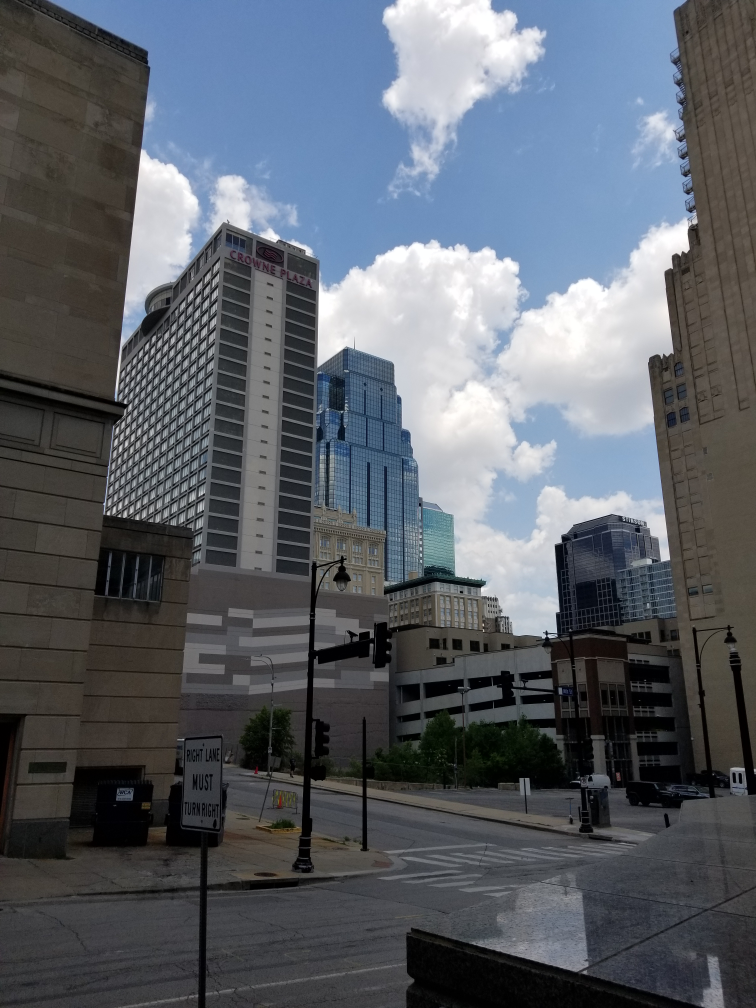
#> input picture images/skyline.jpg, 3024 x 4032 px, found by its file name (shown at 1/4 size)
$ python Filters.py
#> lines starting #> are read from the running program, lines starting #| are printed output that depends on the picture
#> in main, base_img is the input picture: shape (4032, 3024, 3); mean B, G, R 103.8, 96.1, 90.7
### code/Result.py
import cv2 as cv
import numpy as np
import math

def singleWindow(pics, height=800, width=800, imDim=(800,800), name="default", dtype="h"):
    imDim = imDim[::-1]
    cv.namedWindow(name, cv.WINDOW_NORMAL)
    cv.resizeWindow(name, height, width)
    if type(pics) == list:
        if dtype == "h":
            cv.imshow(name, np.hstack(pics))
        elif dtype == "v":
            cv.imshow(name, np.vstack(pics))
        elif dtype == "s":
            for i in range(len(pics)):
                pics[i] = cv.resize(pics[i],imDim,interpolation = cv.INTER_AREA)
            num_pics = len(pics)
            pics_sqrt = math.sqrt(num_pics)
            if int(pics_sqrt) == pics_sqrt:
                pics_sqrt = int(pics_sqrt)
                photo_square_arr = []
                for i in range(pics_sqrt):
                    photo_square_arr.append(np.hstack(pics[i*pics_sqrt:i*pics_sqrt+pics_sqrt]))
                photo_square = np.vstack(photo_square_arr)
                cv.imshow(name, photo_square)

            else:
                ValueError("Must use a perfect square number of pictures!")
    else:
        cv.imshow(name, pics)
    cv.waitKey(0)
    cv.destroyAllWindows()

# [16 lines left out: functions multiWindow, main, not called in this run]


# [2 lines that do not run on import are left out]

### code/Filters.py
from PIL import Image, ImageEnhance
import math
import cv2 as cv
import numpy as np
from scipy.interpolate import UnivariateSpline
import Result


# Creates a lookup table using spline interpolation
#
# INPUT
#
#    x: A list of base numbers. The numbers you wish to be turned into the y array
#
#    y: A list of adjusted numbers. The numbers you wish those in x array to be turned into.
#
# OUTPUT
#
#    LUT: A full lookup table from 0 to 255 built from spline inerpolation from x to y.
#
# [4 lines left out: function LookupTable, not called in this run]


def drawRegularPolygon(img, coords, size, sides, thickness, color, rotation, fill_type = "none"):

    coords[0] = round(coords[0])
    coords[1] = round(coords[1])


    img = img.copy()


    pts1 = np.empty([sides, 1], dtype = int)
    pts2 = np.empty([sides, 1], dtype = int)

    # [5 lines of commented-out code are left out]

    for i in range(len(pts1)):

        pts1[i] = round(math.cos((i+1)/sides*2*math.pi + rotation) * size) + coords[0]
        pts2[i] = round(math.sin((i+1)/sides*2*math.pi + rotation) * size) + coords[1]


    if fill_type == "center":
        pts1 = np.clip(pts1, 0, img.shape[1] * 2)
        pts2 = np.clip(pts2, 0, img.shape[0] * 2)

        pts = np.concatenate((pts1,pts2), axis=1)
        if coords[0] < 0 or coords[0] >= img.shape[1] or coords[1] < 0 or coords[1] >= img.shape[0]:
            color_tuple = (255,255,255)
        else:
            color_tuple = tuple([int(i) for i in img[coords[1]][coords[0]]])
        img = cv.fillPoly(img, pts=[pts], color=color_tuple)

    elif fill_type == "average":
        pts1 = np.clip(pts1, 0, img.shape[1])
        pts2 = np.clip(pts2, 0, img.shape[0])
        #pts = np.column_stack((pts1,pts2))
        pts = np.concatenate((pts1,pts2), axis=1)
        #print(pts)

        mask = np.zeros(img.shape[:2], np.uint8)
        mask = cv.drawContours(mask, [pts], -1, 255, -1)
        mean_color = cv.mean(img, mask=mask)
        img = cv.fillPoly(img, pts=[pts], color=mean_color)


    else:
        img = cv.polylines(img, [pts], True, color, thickness)

    return img


def drawRegularTessellation(img, size, thickness, color, shape):
#> called with size = 100, thickness = 5, color = (0, 0, 0), shape = 'hexagon'
    img = img.copy()
    shape = shape.lower()
    if shape == "triangle":
        sides = 3
        row_move_horz = size*math.sqrt(3)/2
        row_move_vert = size/2
        col_move_horz = -1 * size * math.sqrt(3)/2
        col_move_vert = size * 1.5
        row_rot = math.pi
        start_rot = 1/6*math.pi
    elif shape == "square":
        sides = 4
        row_move_horz = size/math.sqrt(2)*2
        row_move_vert = 0
        col_move_horz = 0
        col_move_vert = size/math.sqrt(2)*2
        row_rot = 0
        start_rot = .25*math.pi
    elif shape == "hexagon":
        sides = 6
        row_move_horz = size * 3
        row_move_vert = 0
        col_move_horz = 3*size/2
        col_move_vert = size/2*math.sqrt(3)
        row_rot = 0
        start_rot = 0
    else:
        ValueError("shape must be either triangle, square, or hexagon!")

    per_row = round(img.shape[1]/(row_move_horz) + 2)
#> per_row = 12
    per_col = round(img.shape[0]/(col_move_vert) + 2)
#> per_col = 49
    #per_col = 1

    print(per_row)
#| 12
    print(per_col)
#| 49

    coords = [0, 0]

    i = 0
    while coords[1] < img.shape[0]:
        j = 0
        while coords[0] < img.shape[1]:

            coords[1] = round((col_move_vert * i) + (row_move_vert * ((j+1)%2)))

            img = drawRegularPolygon(img, coords, size, sides, thickness, color, j%2 * row_rot + start_rot, "average")

            coords[0] += row_move_horz
            coords[0] = round(coords[0])

            j += 1


        coords[0] = round((i+1)%2 * col_move_horz)
        i += 1
#> this loop made 48 passes
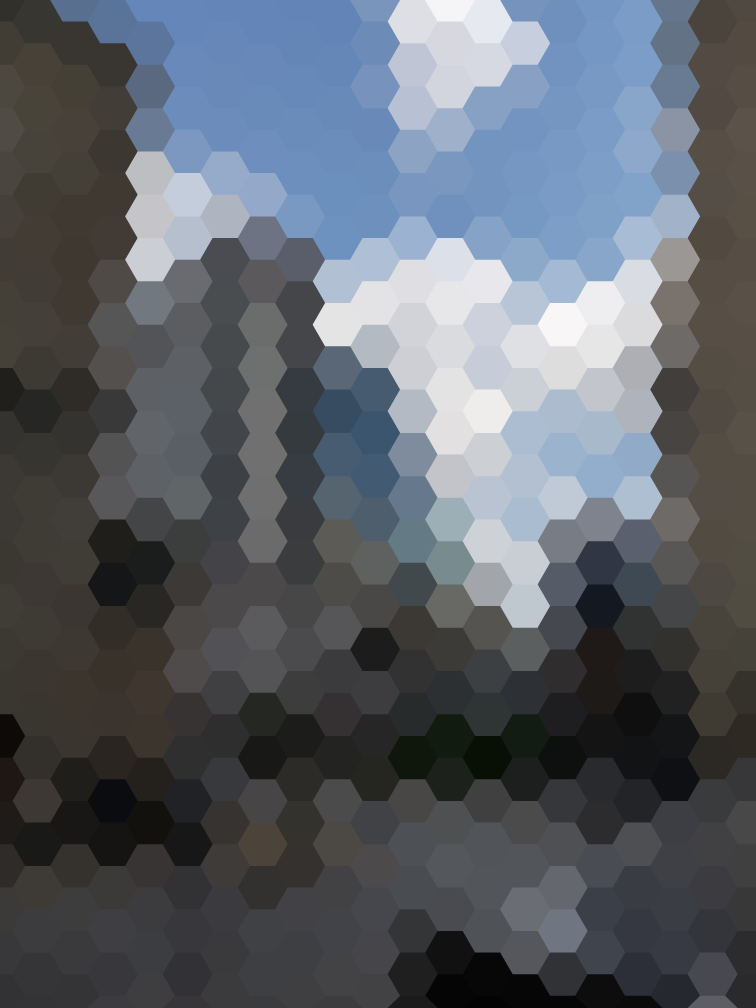
#> img: shape (4032, 3024, 3) (shown at 1/4 size); mean B, G, R 103.8, 96.1, 90.7
        #coords[1] = col_move_vert * (i+1)

    return img

# [119 lines left out: functions readCoordsFromFile, colorInRangeThreshold, Frosty, Toasty, VintageVibe, not called in this run]

def Halloween(img, dark=3):
    return Gamma(Toasty(img), dark)

# Changes the gamma of the image. Gamma is control of the intensity of the middle range relative to a binary color space
#
# INPUT
#
#    img: The input image to be manipulated.
#
#    gamma: The gamma that you want to change the image to with the image having a relative gamma of one.
#
# OUTPUT
#
#    res: The image after it's manipulation
#
# [145 lines left out: functions Gamma, CLAHE, apply_brightness_contrast, SaturateByCurve, cropPolygon, not called in this run]

def main():
  base_img = cv.imread("./images/skyline.jpg")
  # [5 lines of commented-out code are left out]
  new_img = drawRegularTessellation(base_img, 100, 5, (0,0,0), "hexagon")
  # [6 lines of commented-out code are left out]


  dim = new_img.shape[:2]
  Result.singleWindow([new_img], imDim = dim, dtype = "h")
  #Result.singleWindow([croped_inner])

if __name__ == '__main__':
   main()

$ run again, with images/justin/old_bridge.jpeg copied over images/skyline.jpg
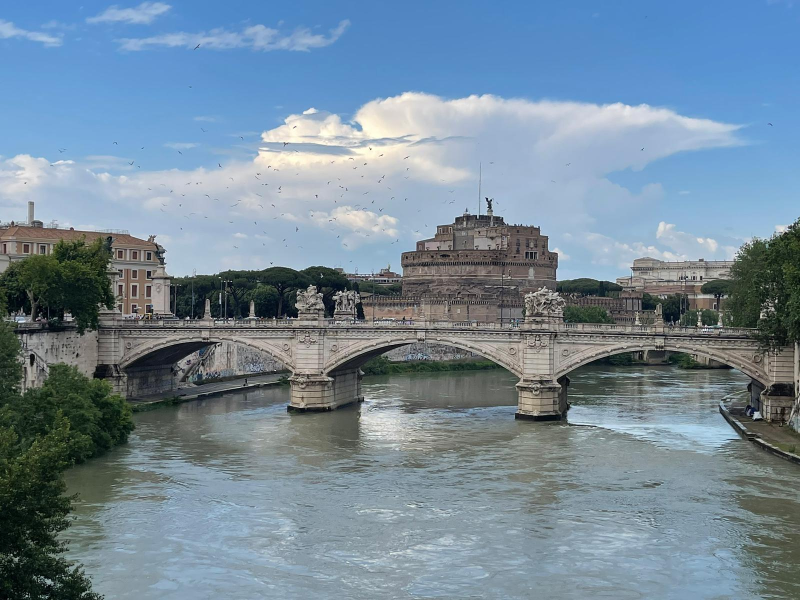
#> input picture images/justin/old_bridge.jpeg, 1600 x 1200 px, found by its file name (shown at 1/2 size)
#> in main, base_img is the input picture: shape (1200, 1600, 3); mean B, G, R 153.5, 137.8, 117
#| 7
#| 16
#> the loop in drawRegularTessellation, `while coords[1] < img.shape[0]:` made 15 passes
#> after the loop in drawRegularTessellation, `while coords[1] < img.shape[0]:`:
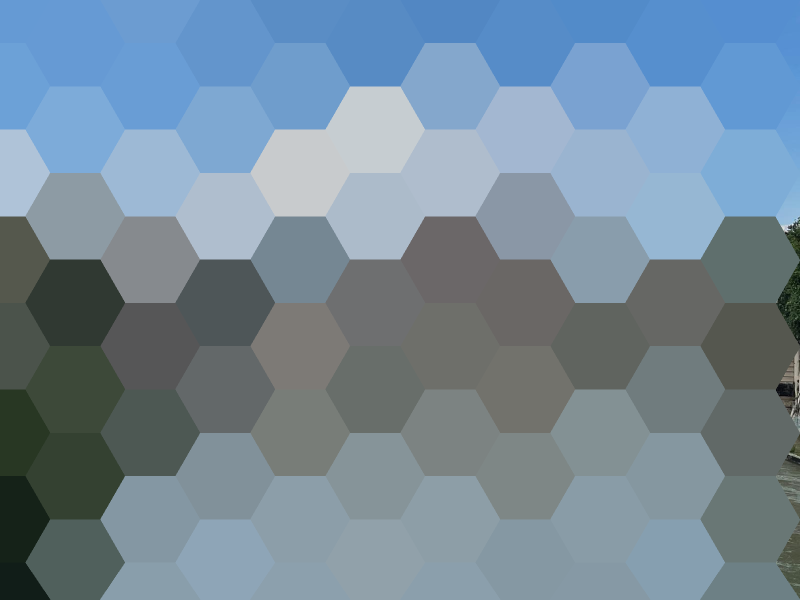
#> img: shape (1200, 1600, 3) (shown at 1/2 size); mean B, G, R 153.5, 137.8, 117.1
#> after the loop in drawRegularTessellation, `while coords[1] < img.shape[0]:`: coords = [150, 1212]; i = 15

$ run again, with images/barn_house.jpg copied over images/skyline.jpg
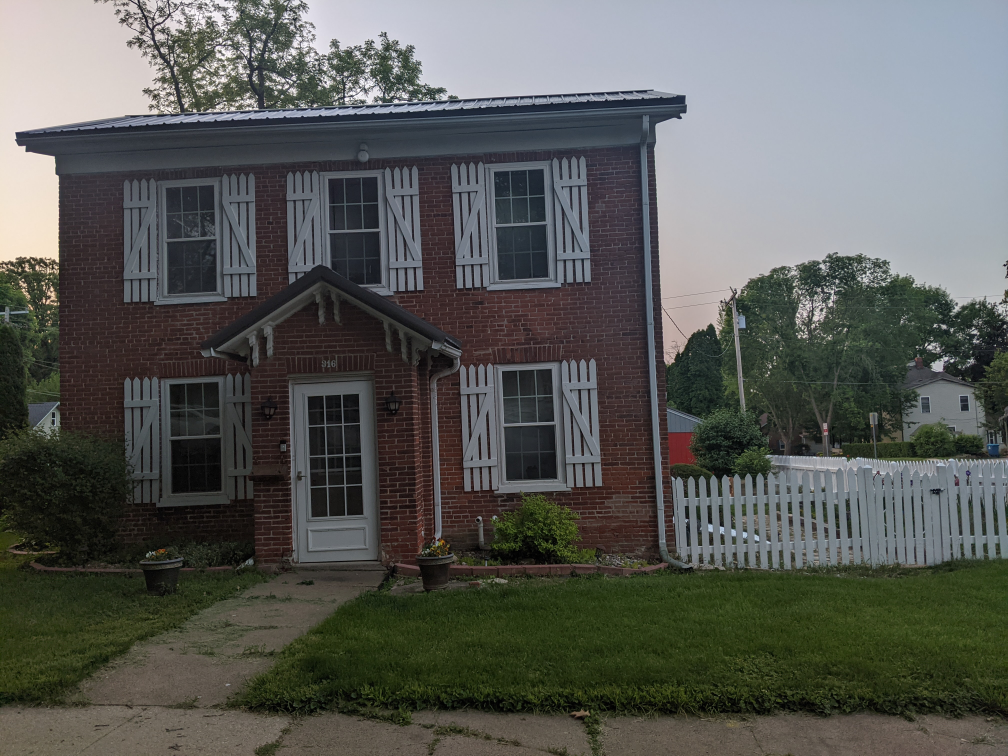
#> input picture images/barn_house.jpg, 4032 x 3024 px, found by its file name (shown at 1/4 size)
#> in main, base_img is the input picture: shape (3024, 4032, 3); mean B, G, R 86.3, 90.4, 88.6
#| 15
#| 37
#> the loop in drawRegularTessellation, `while coords[1] < img.shape[0]:` made 36 passes
#> after the loop in drawRegularTessellation, `while coords[1] < img.shape[0]:`:
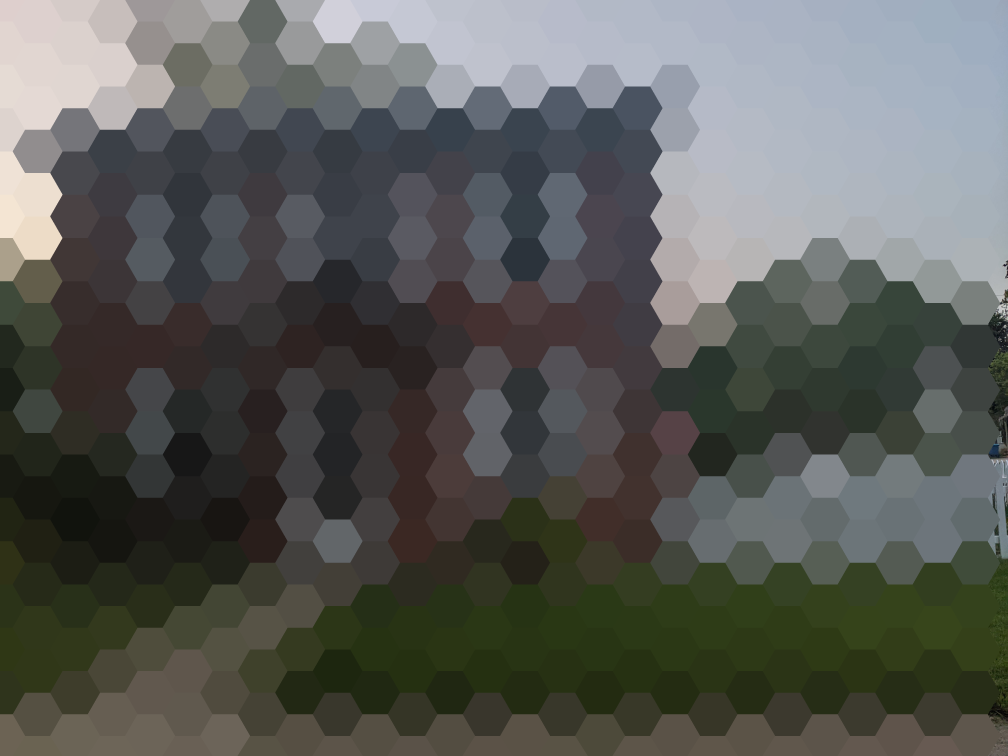
#> img: shape (3024, 4032, 3) (shown at 1/4 size); mean B, G, R 86.3, 90.4, 88.5
